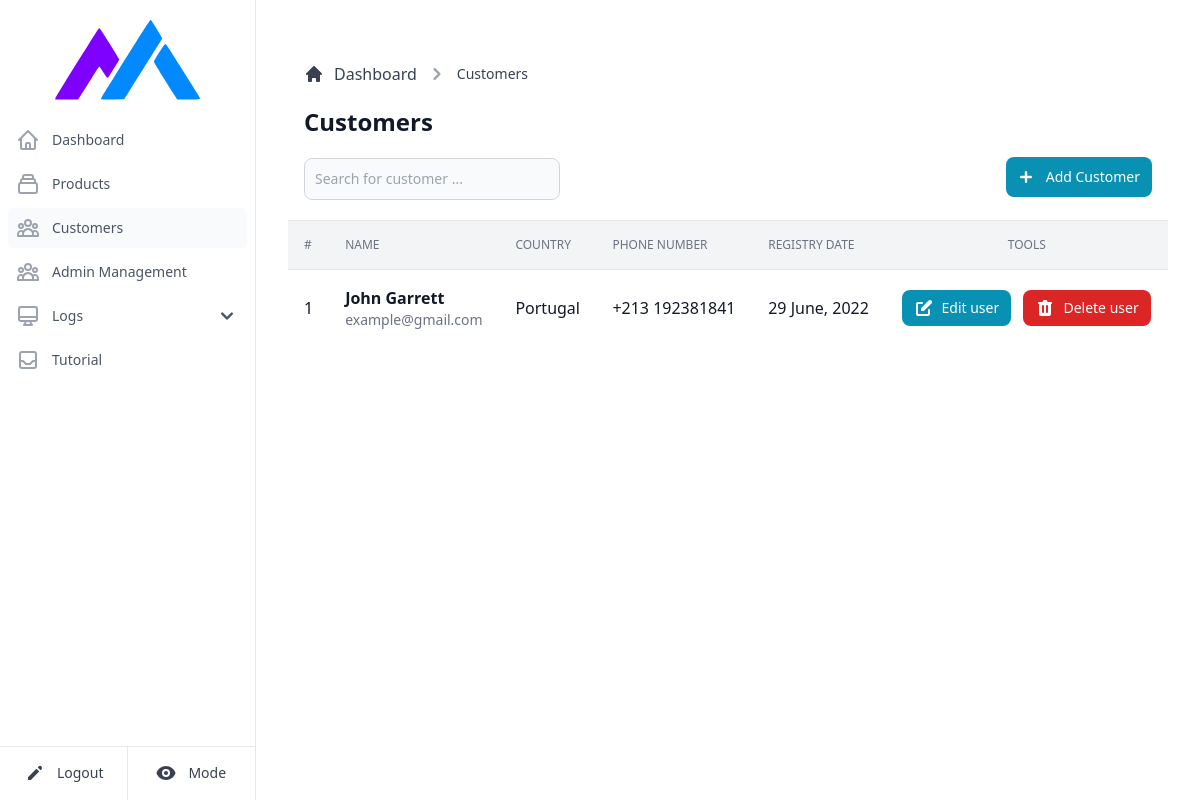
The app's page /customers (signed in) with its own data.
### bin/models.py (models this page shows)
class Client(db.Model):
    __tablename__ = "client"
    id = db.Column(db.Integer, primary_key = True)
    name = db.Column( db.String(100) )
    email = db.Column( db.String(100), unique = True)
    phone = db.Column( db.String(20) )
    country = db.Column( db.String(50) )
    registrydate = db.Column( db.Integer, nullable=False)
    keys = db.relationship('Key', cascade='all,delete', backref='client')

### bin/main.py (the view)
@main.route('/customers')
@login_required
def customers():
    return CustomerHandler.displayCustomers()

### bin/databaseAPI.py (called while the page is built)
def getCustomer(customerName):
    if(customerName == '_ALL_'):
        return Client.query.all()
    return Client.query.filter(Client.name.contains(customerName)).all()

### bin/handlers/customers.py (called while the page is built)
def displayCustomers():
    customers = DBAPI.getCustomer('_ALL_')
    return render_template('customers.html', customers = customers, mode = request.cookies.get('mode'))

### bin/templates/customers.html (shortened to what this page needs)
{% extends "base.html" %}
{% block third %}text-gray-600 bg-gray-50 dark:bg-gray-700{% endblock %}
{% block content %}
<main>
    <div class="p-4 bg-white block sm:flex items-center justify-between border-b border-gray-200 lg:mt-1.5 dark:bg-slate-900 dark:border-slate-700">
       <div class="mb-1 w-full">
          <div class="mb-4">
             <nav class="flex mb-5" aria-label="Breadcrumb">
                <ol class="inline-flex items-center space-x-1 md:space-x-2">
                  <li class="inline-flex items-center">
                    <a href="#" class="text-gray-700 hover:text-gray-900 inline-flex items-center dark:text-slate-300 dark:hover:text-slate-500">
                        <svg class="w-5 h-5 mr-2.5" fill="currentColor" viewBox="0 0 20 20" xmlns="http://www.w3.org/2000/svg">
                          <path d="M10.707 2.293a1 1 0 00-1.414 0l-7 7a1 1 0 001.414 1.414L4 10.414V17a1 1 0 001 1h2a1 1 0 001-1v-2a1 1 0 011-1h2a1 1 0 011 1v2a1 1 0 001 1h2a1 1 0 001-1v-6.586l.293.293a1 1 0 001.414-1.414l-7-7z"></path>
                        </svg>
                        Dashboard
                    </a>
                  </li>
                  <li>
                    <div class="flex items-center">
                        <svg class="w-6 h-6 text-gray-400" fill="currentColor" viewBox="0 0 20 20" xmlns="http://www.w3.org/2000/svg">
                          <path fill-rule="evenodd" d="M7.293 14.707a1 1 0 010-1.414L10.586 10 7.293 6.707a1 1 0 011.414-1.414l4 4a1 1 0 010 1.414l-4 4a1 1 0 01-1.414 0z" clip-rule="evenodd"></path>
                        </svg>
                        <a href="#" class="text-gray-700 hover:text-gray-900 ml-1 md:ml-2 text-sm font-medium dark:text-slate-300 dark:hover:text-slate-500">Customers</a>
                    </div>
                  </li>
              </ol>
             </nav>
             <h1 class="text-xl sm:text-2xl font-semibold text-gray-900 dark:text-gray-100">Customers</h1>
          </div>
          <div class="block sm:flex items-center">
             <form class="sm:pr-3 mb-4 sm:mb-0" action="#" method="GET">
                <div class="mt-1 relative sm:w-64 xl:w-96">
                   <input type="text" id="customers-search" class="bg-gray-50 border border-gray-300 text-gray-900 sm:text-sm rounded-lg focus:ring-cyan-600 focus:border-cyan-600 block w-full p-2.5 dark:bg-gray-700 dark:border-gray-600 dark:placeholder-gray-400 dark:text-white dark:focus:ring-blue-500 dark:focus:border-blue-500" placeholder="Search for customer ...">
                </div>
             </form>
             <div class="flex items-center sm:justify-end w-full">
                <button type="button" data-modal-toggle="creation-modal" class="text-white bg-cyan-600 hover:bg-cyan-700 focus:ring-4 focus:ring-cyan-200 font-medium inline-flex items-center rounded-lg text-sm px-3 py-2 text-center sm:ml-auto dark:bg-sky-500 dark:hover:bg-sky-400 transition-all duration-300">
                  <svg class="-ml-1 mr-2 h-6 w-6" fill="currentColor" viewBox="0 0 20 20" xmlns="http://www.w3.org/2000/svg">
                    <path fill-rule="evenodd" d="M10 5a1 1 0 011 1v3h3a1 1 0 110 2h-3v3a1 1 0 11-2 0v-3H6a1 1 0 110-2h3V6a1 1 0 011-1z" clip-rule="evenodd"></path>
                  </svg>
                  Add Customer
              </button>
             </div>
          </div>
       </div>
    </div>
    {% if customers is defined and customers|length > 0 %}
      <div class="flex flex-col">
          <div class="overflow-x-auto">
            <div class="align-middle inline-block min-w-full">
              <div class="shadow overflow-hidden">
                <table class="table-fixed min-w-full divide-y divide-gray-200 dark:divide-slate-600">
                  <thead class="bg-gray-100 dark:bg-gray-800">
                    <tr>
                      <th scope="col" class="p-4 text-left text-xs font-medium text-gray-500 uppercase dark:text-gray-300"> # </th>
                      <th scope="col" class="p-4 text-left text-xs font-medium text-gray-500 uppercase dark:text-gray-300"> Name </th>
                      <th scope="col" class="p-4 text-left text-xs font-medium text-gray-500 uppercase dark:text-gray-300"> Country </th>
                      <th scope="col" class="p-4 text-left text-xs font-medium text-gray-500 uppercase dark:text-gray-300"> Phone Number </th>
                      <th scope="col" class="p-4 text-left text-xs font-medium text-gray-500 uppercase dark:text-gray-300"> Registry Date </th>
                      <th scope="col" class="p-4 text-center text-xs font-medium text-gray-500 uppercase dark:text-gray-300">Tools</th>
                    </tr>
                  </thead>
                  <tbody class="bg-white divide-y divide-gray-200 dark:bg-gray-700 dark:divide-slate-800">
                    {% for customer in customers %}
                      <tr class="hover:bg-gray-100 dark:hover:bg-gray-800 transition-all duration-300">
                        <td class="p-4 w-4 text-base font-medium text-gray-900 data-element dark:text-gray-200">{{ customer.id }}</td>
                        <td class="p-4 flex items-center whitespace-nowrap space-x-6 mr-12 lg:mr-0">
                          <div class="text-sm font-normal text-gray-500">
                            <div class="text-base font-semibold text-gray-900 data-element dark:text-gray-200">{{ customer.name }}</div>
                            <div class="text-sm font-normal text-gray-500 data-element dark:text-gray-400">{{ customer.email }}</div>
                          </div>
                        </td>
                        <td class="p-4 whitespace-nowrap text-base font-medium text-gray-900 data-element dark:text-gray-200">{{ customer.country }}</td>
                        <td class="p-4 whitespace-nowrap text-base font-medium text-gray-900 data-element dark:text-gray-200">{{ customer.phone }}</td>
                        <td class="p-4 whitespace-nowrap text-base font-medium text-gray-900 data-element timestamp dark:text-gray-200">{{ customer.registrydate }}</td>
                        <td class="p-4 whitespace-nowrap space-x-2">
                          <button type="button" data-modal-toggle="edit-modal" class="text-white bg-cyan-600 hover:bg-cyan-700 dark:bg-sky-500 dark:hover:bg-sky-600 focus:ring-4 focus:ring-cyan-200 font-medium rounded-lg text-sm inline-flex items-center px-3 py-2 text-center edit-button transition-all duration-300">
                             Edit user </button>
                          <button type="button" data-modal-toggle="confirmation-modal" class="text-white bg-red-600 hover:bg-red-800 focus:ring-4 focus:ring-red-300 font-medium rounded-lg text-sm inline-flex items-center px-3 py-2 text-center delete-button transition-all duration-300">
                             Delete user </button>
                        </td>
                      </tr>
                    {% endfor %}
                  </tbody>
                </table>
              </div>
            </div>
          </div>
      </div>
    {% endif %}
 </main>
{% endblock %}

### records on screen
Client: id "1", name "John Garrett", email "example@gmail.com", country "Portugal", phone "+213 192381841"
